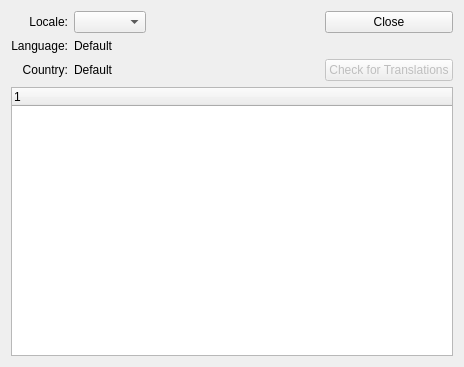
<?xml version="1.0" encoding="UTF-8"?>
<ui version="4.0">
 <comment>This file is part of the xTuple ERP: PostBooks Edition, a free and
open source Enterprise Resource Planning software suite,
Copyright (c) 1999-2018 by OpenMFG LLC, d/b/a xTuple.
It is licensed to you under the Common Public Attribution License
version 1.0, the full text of which (including xTuple-specific Exhibits)
is available at www.xtuple.com/CPAL.  By using this software, you agree
to be bound by its terms.</comment>
 <class>translations</class>
 <widget class="QWidget" name="translations">
  <property name="geometry">
   <rect>
    <x>0</x>
    <y>0</y>
    <width>464</width>
    <height>367</height>
   </rect>
  </property>
  <property name="windowTitle">
   <string>Translations</string>
  </property>
  <layout class="QVBoxLayout" name="verticalLayout">
   <item>
    <layout class="QGridLayout" name="gridLayout">
     <item row="0" column="0">
      <widget class="QLabel" name="_localeLit">
       <property name="text">
        <string>Locale:</string>
       </property>
       <property name="alignment">
        <set>Qt::AlignRight|Qt::AlignTrailing|Qt::AlignVCenter</set>
       </property>
      </widget>
     </item>
     <item row="0" column="1">
      <widget class="XComboBox" name="_locale">
       <property name="type">
        <enum>XComboBox::Locales</enum>
       </property>
      </widget>
     </item>
     <item row="0" column="2">
      <spacer name="_localeSpacer">
       <property name="orientation">
        <enum>Qt::Horizontal</enum>
       </property>
       <property name="sizeHint" stdset="0">
        <size>
         <width>0</width>
         <height>20</height>
        </size>
       </property>
      </spacer>
     </item>
     <item row="1" column="0">
      <widget class="QLabel" name="_languageLit">
       <property name="text">
        <string>Language:</string>
       </property>
       <property name="alignment">
        <set>Qt::AlignRight|Qt::AlignTrailing|Qt::AlignVCenter</set>
       </property>
      </widget>
     </item>
     <item row="1" column="1" colspan="2">
      <widget class="QLabel" name="_language">
       <property name="text">
        <string>Default</string>
       </property>
      </widget>
     </item>
     <item row="2" column="0">
      <widget class="QLabel" name="_countryLit">
       <property name="text">
        <string>Country:</string>
       </property>
       <property name="alignment">
        <set>Qt::AlignRight|Qt::AlignTrailing|Qt::AlignVCenter</set>
       </property>
      </widget>
     </item>
     <item row="2" column="1" colspan="2">
      <widget class="QLabel" name="_country">
       <property name="text">
        <string>Default</string>
       </property>
      </widget>
     </item>
     <item row="0" column="3">
      <widget class="QPushButton" name="_close">
       <property name="text">
        <string>Close</string>
       </property>
      </widget>
     </item>
     <item row="2" column="3">
      <widget class="QPushButton" name="_check">
       <property name="enabled">
        <bool>false</bool>
       </property>
       <property name="text">
        <string>Check for Translations</string>
       </property>
      </widget>
     </item>
    </layout>
   </item>
   <item>
    <widget class="XTreeWidget" name="_translations">
     <property name="selectionMode">
      <enum>QAbstractItemView::ExtendedSelection</enum>
     </property>
    </widget>
   </item>
  </layout>
 </widget>
 <customwidgets>
  <customwidget>
   <class>XComboBox</class>
   <extends>QComboBox</extends>
   <header>xcombobox.h</header>
  </customwidget>
  <customwidget>
   <class>XTreeWidget</class>
   <extends>QTreeWidget</extends>
   <header>xtreewidget.h</header>
   <container>1</container>
  </customwidget>
 </customwidgets>
 <tabstops>
  <tabstop>_locale</tabstop>
  <tabstop>_translations</tabstop>
  <tabstop>_check</tabstop>
  <tabstop>_close</tabstop>
 </tabstops>
 <resources/>
 <connections>
  <connection>
   <sender>_close</sender>
   <signal>clicked()</signal>
   <receiver>translations</receiver>
   <slot>close()</slot>
   <hints>
    <hint type="sourcelabel">
     <x>413</x>
     <y>27</y>
    </hint>
    <hint type="destinationlabel">
     <x>231</x>
     <y>183</y>
    </hint>
   </hints>
  </connection>
  <connection>
   <sender>_translations</sender>
   <signal>valid(bool)</signal>
   <receiver>_check</receiver>
   <slot>setEnabled(bool)</slot>
   <hints>
    <hint type="sourcelabel">
     <x>231</x>
     <y>236</y>
    </hint>
    <hint type="destinationlabel">
     <x>359</x>
     <y>92</y>
    </hint>
   </hints>
  </connection>
 </connections>
</ui>
